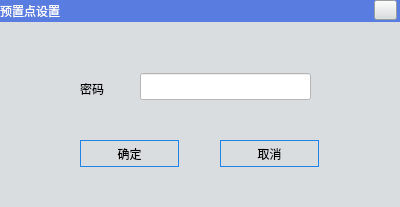
<?xml version="1.0" encoding="UTF-8"?>
<ui version="4.0">
 <class>PresetPasswdConfirm</class>
 <widget class="QWidget" name="PresetPasswdConfirm">
  <property name="geometry">
   <rect>
    <x>0</x>
    <y>0</y>
    <width>400</width>
    <height>207</height>
   </rect>
  </property>
  <property name="windowTitle">
   <string>Form</string>
  </property>
  <property name="styleSheet">
   <string notr="true">background-color: rgb(217, 221, 223);</string>
  </property>
  <widget class="QLabel" name="label_2">
   <property name="geometry">
    <rect>
     <x>0</x>
     <y>0</y>
     <width>400</width>
     <height>22</height>
    </rect>
   </property>
   <property name="styleSheet">
    <string notr="true">background-color: rgb(88, 124, 224);
color: rgb(255, 255, 255);</string>
   </property>
   <property name="text">
    <string>预置点设置</string>
   </property>
   <property name="alignment">
    <set>Qt::AlignLeading|Qt::AlignLeft|Qt::AlignVCenter</set>
   </property>
  </widget>
  <widget class="QLabel" name="passwordLabel">
   <property name="geometry">
    <rect>
     <x>80</x>
     <y>80</y>
     <width>41</width>
     <height>17</height>
    </rect>
   </property>
   <property name="text">
    <string>密码</string>
   </property>
  </widget>
  <widget class="QLineEdit" name="passwordLineEdit">
   <property name="geometry">
    <rect>
     <x>140</x>
     <y>73</y>
     <width>171</width>
     <height>27</height>
    </rect>
   </property>
   <property name="styleSheet">
    <string notr="true">background-color: rgb(255, 255, 255);</string>
   </property>
   <property name="echoMode">
    <enum>QLineEdit::Password</enum>
   </property>
   <property name="readOnly">
    <bool>false</bool>
   </property>
  </widget>
  <widget class="QPushButton" name="closePushButton">
   <property name="geometry">
    <rect>
     <x>374</x>
     <y>0</y>
     <width>23</width>
     <height>20</height>
    </rect>
   </property>
   <property name="styleSheet">
    <string notr="true">border-image: url(:/res/close.png);</string>
   </property>
   <property name="text">
    <string/>
   </property>
  </widget>
  <widget class="QPushButton" name="confirmPushButton">
   <property name="geometry">
    <rect>
     <x>80</x>
     <y>140</y>
     <width>99</width>
     <height>27</height>
    </rect>
   </property>
   <property name="styleSheet">
    <string notr="true">color: rgb(0, 0, 0);
background-image: url(:/res/anniubk.png);
border-color: rgb(33, 131, 229);
border-width: 1px;
border-style: solid;</string>
   </property>
   <property name="text">
    <string>确定</string>
   </property>
  </widget>
  <widget class="QPushButton" name="canclePushButton">
   <property name="geometry">
    <rect>
     <x>220</x>
     <y>140</y>
     <width>99</width>
     <height>27</height>
    </rect>
   </property>
   <property name="styleSheet">
    <string notr="true">color: rgb(0, 0, 0);
background-image: url(:/res/anniubk.png);
border-color: rgb(33, 131, 229);
border-width: 1px;
border-style: solid;</string>
   </property>
   <property name="text">
    <string>取消</string>
   </property>
  </widget>
 </widget>
 <resources/>
 <connections/>
</ui>
